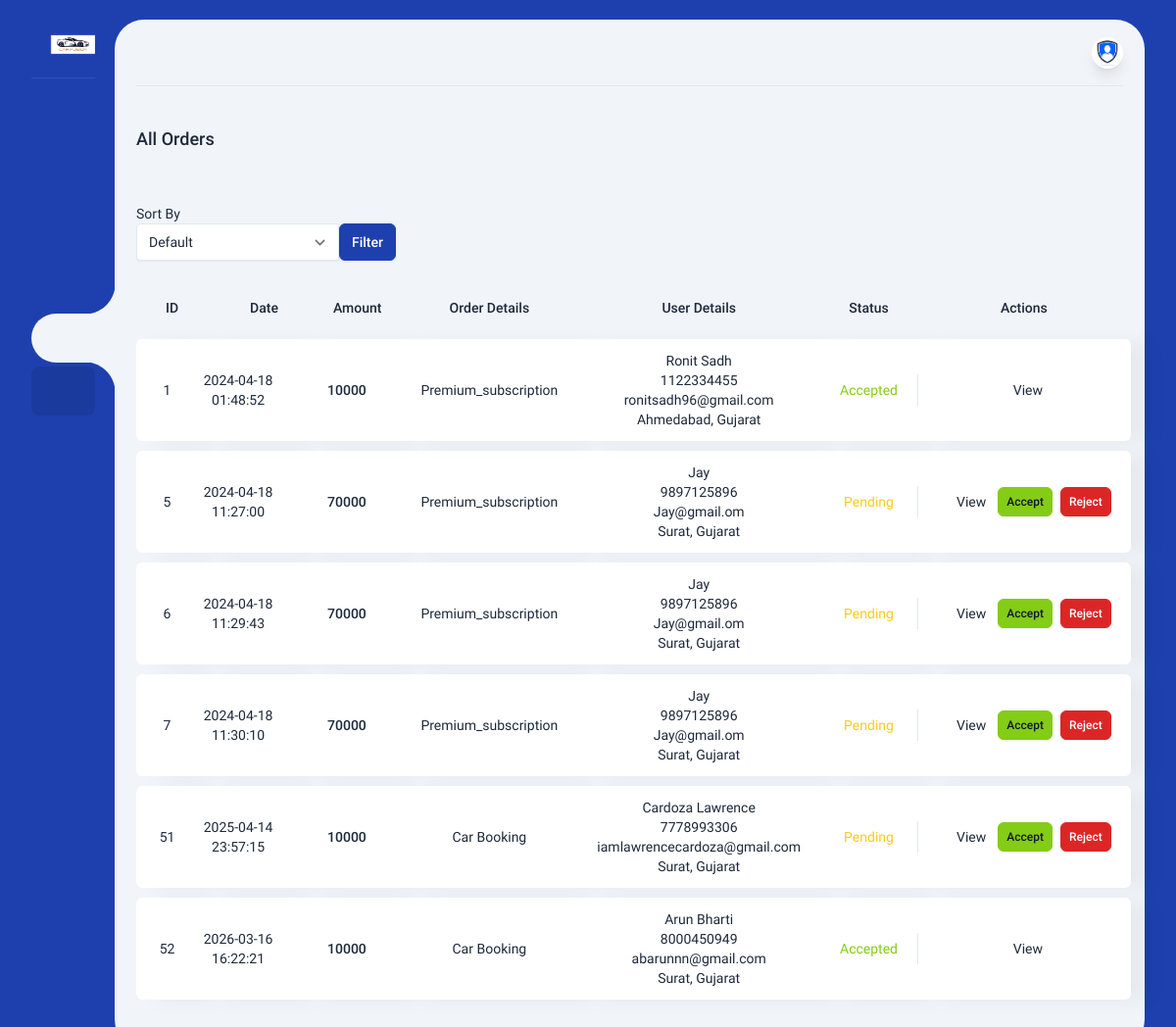
/Admin/orders.php (signed in), run on the app's committed database.
### tables this page shows
CREATE TABLE `orders` (
  `order_id` int(11) NOT NULL,
  `customer_id` int(11) NOT NULL,
  `car_id` int(11) DEFAULT NULL,
  `amount` int(11) NOT NULL,
  `aadhaar_num` bigint(15) NOT NULL,
  `license_num` bigint(15) NOT NULL,
  `order_time` timestamp NOT NULL DEFAULT current_timestamp(),
  `booking_address` varchar(200) NOT NULL,
  `pincode` int(11) NOT NULL,
  `details` varchar(255) NOT NULL,
  `order_status` enum('pending','accepted','rejected') NOT NULL DEFAULT 'pending'
);

CREATE TABLE `users` (
  `user_id` int(11) NOT NULL,
  `user_name` varchar(50) NOT NULL,
  `user_phone` bigint(10) NOT NULL,
  `user_address` varchar(150) NOT NULL,
  `user_email` varchar(50) NOT NULL,
  `user_city` varchar(20) NOT NULL,
  `user_state` varchar(30) NOT NULL,
  `user_password` varchar(50) NOT NULL,
  `membership_plan_id` int(11) NOT NULL DEFAULT 1,
  `user_last_accessed` timestamp NOT NULL DEFAULT current_timestamp() ON UPDATE current_timestamp(),
  `user_added_time` timestamp NOT NULL DEFAULT current_timestamp(),
  `user_last_updated` timestamp NULL DEFAULT NULL,
  `user_status` tinyint(1) NOT NULL DEFAULT 1
);

### Admin/fetch_orders.php (the view, shortened to what this page needs)
<?php
include('connection.php');
$query = "SELECT orders.*, users.user_name, users.user_phone, users.user_address, users.user_email, users.user_city, users.user_state
FROM orders
JOIN users ON orders.customer_id = users.user_id";
$result = mysqli_query($conn, $query);
if(mysqli_num_rows($result) > 0) {
    while($row = mysqli_fetch_assoc($result)) {
        echo '<tr class="intro-x">';
        echo '<td class="text-center idd">' . $row['order_id'] . '</td>';
        echo '<td class="text-center current-date">' . $row['order_time'] . '</td>';
        echo '<td class="order-amount">';
        echo '<a href="" class="font-medium whirtespace-nowrap">' . $row['amount'] . '</a>';
        echo '</td>';
        echo '<td class="text-center">' . $row['details'] . '</td>';
        echo '<td class="text-center">' . $row['user_name'] . '<br>' . $row['user_phone'] . '<br>' . $row['user_email'] . '<br>' . $row['user_city'] . ', ' . $row['user_state'] . '</td>';
        echo '<td class="text-center">';
        $status_class = '';
        switch($row['order_status']) {
            case 'accepted':
                $status_class = 'text-success';
                break;
            default:
                $status_class = 'text-warning';
        }
        echo '<span class="' . $status_class . '">' . ucfirst($row['order_status']) . '</span>';
        echo '</td>';
        echo '<td class="table-report__action w-46">';
        echo '<div class="flex justify-center items-center">';
        echo '<a class="flex items-center mr-3 view" href="view_order.php?order_id=' . $row['order_id'] . '"> <i data-lucide="eye" class="w-4 h-4 mr-1"></i> View </a>';
        if($row['order_status'] == 'pending') {
            echo '<button class="btn btn-success btn-sm mr-2 accept-order" data-order-id="' . $row['order_id'] . '">Accept</button>';
            echo '<button class="btn btn-danger btn-sm reject-order" data-order-id="' . $row['order_id'] . '">Reject</button>';
        }
        echo '</div>';
        echo '</td>';
        echo '</tr>';
    }
} else {
    echo '<tr><td colspan="7" class="text-center">No orders found</td></tr>';
}
?>

### Admin/header.php (shortened to what this page needs)
<!DOCTYPE html>
<html lang="en" class="light">
    <head>
        <link rel="stylesheet" href="dist/css/app.css" />
    </head>
    <body class="py-5">
        <div class="flex mt-[4.7rem] md:mt-0">

### Admin/sidemenu.php (shortened to what this page needs)
<?php
$url = $_SERVER['REQUEST_URI'];
$path = parse_url($url, PHP_URL_PATH);
$segments = explode('/', rtrim($path, '/'));
$current_url = end($segments);
?>
            <nav class="side-nav">
            <a href="dashboard.php" class="intro-x flex items-center pl-5 pt-4">
                    <img alt="Midone - HTML Admin Template" class="w-12" src="dist/images/CarFusion.jpg">
                </a>
                <div class="side-nav__devider my-6"></div>
                <ul>
                    <li>
                        <a href="dashboard.php" class="side-menu  <?php echo ($current_url == 'dashboard.php') ? 'side-menu--active' : ''; ?>">
                        </a>
                    </li>
					<li>
                        <a href="javascript:;" class="side-menu <?php echo ($current_url == 'Admin_Form.php' || $current_url == 'Admin.php') ? 'side-menu--active' : ''; ?>">
                        </a>
                    </li>
                    <li>
                        <a href="javascript:;" class="side-menu  <?php echo ($current_url == 'users.php' || $current_url == 'user_form.php') ? 'side-menu--active' : ''; ?>">
                        </a>
                    </li>
					<li>
                        <a href="javascript:;" class="side-menu <?php echo ($current_url == 'cars.php' || $current_url == 'add_new_car_form.php') ? 'side-menu--active' : ''; ?>">
                        </a>
                    </li>
                    <li>
                        <a href="javascript:;" class="side-menu <?php echo ($current_url == 'orders.php' || $current_url == 'add_new_order_form.php') ? 'side-menu--active' : ''; ?>">
                        </a>
                        <ul class="submenu  <?php echo ($current_url == 'orders.php' || $current_url == 'add_new_order_form.php') ? 'side-menu__sub-open' : ''; ?>">
                            <li>
                                <a href="orders.php" class="side-menu <?php echo ($current_url == 'orders.php') ? 'side-menu--active' : ''; ?>">
                                </a>
                            </li>
                        </ul>
                    </li>
					<li>
                        <a href="javascript:;" class="side-menu <?php echo ($current_url == 'payments.php' || $current_url == 'add_new_payment_form.php') ? 'side-menu--active' : ''; ?>">
                        </a>
                    </li>
				</ul>
            </nav>

### Admin/orders.php (shortened to what this page needs)
<?php
include('header.php');
include('sidemenu.php');
?>
<div class="content">
	<?php include('top_bar.php'); ?>
	<h2 class="intro-y text-lg font-medium mt-10">
		All Orders
	</h2>
	<div class="grid grid-cols-12 gap-6 mt-5">
		<div class="intro-y col-span-12 flex flex-wrap sm:flex-nowrap items-center mt-2">
			<div class="dropdown">
				<div class="container mt-6">
					<div class="row justify-content-center">
						<div class="col-md-2">
							<form action="" method="get">
								<div class="form-group">
									<div class="sortby">
										<label for="sort">Sort By</label>
									</div>
									<div class="input-group">
										<select name="sort_orders" class="form-control" id="sort">
											<option value="" selected>Default</option>
										</select>
										<div class="input-group-append">
											<button name="filter" type="submit" class="btn btn-primary filterbtn">Filter</button>
										</div>
									</div>
								</div>
							</form>
						</div>
					</div>
				</div>
			</div>
		</div>
		<div class="intro-y col-span-12 overflow-auto lg:overflow-visible">
			<table class="table table-report -mt-2">
				<thead>
					<tr>
						<th class="whitespace-nowrap id">ID</th>
						<th class="whitespace-nowrap date">Date</th>
						<th class="whitespace-nowrap amount">Amount</th>
						<th class="text-center whitespace-nowrap Status order-details">Order Details</th>
						<th class="text-center whitespace-nowrap Status user-detail">User Details</th>
						<th class="text-center whitespace-nowrap Status">Status</th>
						<th class="text-center whitespace-nowrap actions">Actions</th>
					</tr>
				</thead>
				<tbody>
					<?php include("fetch_orders.php"); ?>
		</div>
		</body>
		</html>
		</html>

### Admin/top_bar.php (shortened to what this page needs)
<div class="top-bar">
    <div class="intro-x dropdown w-8 h-8">
        <div class="dropdown-toggle w-8 h-8 rounded-full overflow-hidden shadow-lg image-fit zoom-in" role="button" aria-expanded="false" data-tw-toggle="dropdown">
            <img alt="Midone - HTML Admin Template" src="dist/images/Admin.jpg">
        </div>
    </div>
</div>

### Admin/orders.php (style rules this page uses)
th.whitespace-nowrap.date { padding-left: 60px; }
th.whitespace-nowrap.amount { padding-left: 70px; }
th.whitespace-nowrap.amount { padding-left: 36px; }
td.text-center.current-date { width: 13%; }
th.whitespace-nowrap.id { padding-left: 30px; }
th.whitespace-nowrap.date { padding-left: 53px; }
td.text-center.current-date { padding-left: 0; }
td.order-amount { padding-left: 30px; }

### data on the page
orders: order_id "1", order_time "2024-04-18 01:48:52", amount "10000", details "Premium_subscription", customer.user_name "Ronit Sadh", customer.user_phone "1122334455", customer.user_email "ronitsadh96@gmail.com", customer.user_city "Ahmedabad", customer.user_state "Gujarat", order_status "Accepted"
orders: order_id "5", order_time "2024-04-18 11:27:00", amount "70000", details "Premium_subscription", customer.user_name "Jay", customer.user_phone "9897125896", customer.user_email "Jay@gmail.om", customer.user_city "Surat", customer.user_state "Gujarat", order_status "Pending"
orders: order_id "6", order_time "2024-04-18 11:29:43", amount "70000", details "Premium_subscription", customer.user_name "Jay", customer.user_phone "9897125896", customer.user_email "Jay@gmail.om", customer.user_city "Surat", customer.user_state "Gujarat", order_status "Pending"
orders: order_id "7", order_time "2024-04-18 11:30:10", amount "70000", details "Premium_subscription", customer.user_name "Jay", customer.user_phone "9897125896", customer.user_email "Jay@gmail.om", customer.user_city "Surat", customer.user_state "Gujarat", order_status "Pending"
orders: order_id "51", order_time "2025-04-14 23:57:15", amount "10000", details "Car Booking", customer.user_name "Cardoza Lawrence", customer.user_phone "7778993306", customer.user_email "iamlawrencecardoza@gmail.com", customer.user_city "Surat", customer.user_state "Gujarat", order_status "Pending"
orders: order_id "52", order_time "2026-03-16 16:22:21", amount "10000", details "Car Booking", customer.user_name "Arun Bharti", customer.user_phone "8000450949", customer.user_email "abarunnn@gmail.com", customer.user_city "Surat", customer.user_state "Gujarat", order_status "Accepted"
